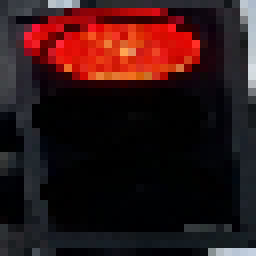
#> input picture Project/working_model_clean_data/special_val_images/red/frame_3.jpg, 32 x 32 px (shown 8 times larger); its folder holds only this picture in this run
$ jupyter execute --allow-errors Traffclight_detection_Project.ipynb   (shell and % lines are left out)
#> lines starting #> are read from the running program, lines starting #| are printed output that depends on the picture
### Project/working_model_clean_data/helpers.py
# Helper functions

import os
import glob # library for loading images from a directory
import matplotlib.image as mpimg


# This function loads in images and their labels and places them in a list
# The list contains all images and their associated labels
# For example, after data is loaded, im_list[0][:] will be the first image-label pair in the list
def load_dataset(image_dir):

    # Populate this empty image list
#> called with image_dir = 'traffic_light_images/training/'
    im_list = []
    image_types = ["red", "yellow", "green"]

    # Iterate through each color folder
    for im_type in image_types:

        # Iterate through each image file in each image_type folder
        # glob reads in any image with the extension "image_dir/im_type/*"
        for file in glob.glob(os.path.join(image_dir, im_type, "*")):

            # Read in the image
            im = mpimg.imread(file)
#> im is the input picture: shape (32, 32, 3); mean R, G, B 47.9, 21.3, 21.9

            # Check if the image exists/if it's been correctly read-in
            if not im is None:
                # Append the image, and it's type (red, green, yellow) to the image list
                im_list.append((im, im_type))

    return im_list

### Project/working_model_clean_data/Traffclight_detection_Project.ipynb
# Vulnerabilities in Autonomous drive system with focus on traffic light classification
### Authors:
##### Tobias Mattsson, tomt21@student.bth.se, DVAMI21h
##### Samuel Nyberg, sany21@student.bth.se, DVAMI21h

### Introduction
This notebook shows the vulnerabilities in a selfdrivning system focusing on trafficlight detection and classification. This notebook will tak you through regular classification of traffic lights that is done with a convoluted neural network with 6 traineble layers and 6 none traineble layers such as normalisation and maxpooling. Following training and explanation of the clean model. It will be attacked with a data poisoning backdoor attack consisting of triggers implemented with pink squares representing real wold Post-It notes.

Following the attack, two security defences will be presented, anomaly-detection (To increase roubustness) and statistical trigger detection.

Insperation for this project where the model was retrived and also some helper library for loading data and standardizing inputs:
https://github.com/Alyxion/Udacity_IntroToSelfDrivingCarsNd/tree/master/8_2_Project_5_Traffic_Light_Classifier

Insperation and backbone for trafficlight detection:
https://github.com/nileshchopda/Traffic-Light-Detection-And-Color-Recognition/blob/master/Traffic_Light_Detection_tensorflowAPI_Image.ipynb

Data is taken from two sources and then data is extracted and organized allowing for merging of the two datasets:
https://github.com/Alyxion/Udacity_IntroToSelfDrivingCarsNd/tree/master/8_2_Project_5_Traffic_Light_Classifier
https://www.kaggle.com/datasets/chandanakuntala/cropped-lisa-traffic-light-dataset

Insperation for attack is taken from lecture 5:
https://bth.instructure.com/courses/6028/files/1204234?wrap=1

# Imports

[cell 1]
import cv2
import helpers # helper functions, this is a custom module

import random
import numpy as np
import matplotlib.pyplot as plt
import matplotlib.image as mpimg
import kagglehub
import os
import shutil
import cv2 as cv
from sklearn.metrics import confusion_matrix
import seaborn
import pandas as pd
from IPython.display import Markdown, display

# Read Data

[cell 2]
# Image data directories
IMAGE_DIR_TRAINING = "traffic_light_images/training/"
IMAGE_DIR_TEST = "traffic_light_images/test/"

# Image data directories
GLOGAL_PATH = "trafficlights/"
IMAGE_DIR_TRAINING2 = "trafficlights/training/"
IMAGE_DIR_TEST2 = "trafficlights/testing/"

#Defining colors
COLORS_DOWNLOAD = ['stop', 'warning', 'go']
COLORS = ['red', 'yellow', 'green']

# IMPORTANT! DOWNLOAD ONLY IF NOT ALLREADY DOWNLOADED!
### Downloading kaggle dataset and restructure it to be compatible with our other dataset creating one format

#> (a cell that did not finish here is left out)

[cell 4]
# Using the load_dataset function in helpers.py
# Load training data
IMAGE_LIST1 = helpers.load_dataset(IMAGE_DIR_TRAINING)
#> IMAGE_LIST1 = 1 item
IMAGE_LIST2 = helpers.load_dataset(IMAGE_DIR_TRAINING2)
#> IMAGE_LIST2 = 1 item

# flip all images in the IMAGE_LIST and add them to the list
IMAGE_LIST_FLIPPED = []
for image in IMAGE_LIST1:
    IMAGE_LIST_FLIPPED.append((cv2.flip(image[0], 1), image[1]))
#> this loop made 1 pass
#> after the loop, IMAGE_LIST_FLIPPED = 1 item

#Combine both datasets
IMAGE_LIST = IMAGE_LIST1 + IMAGE_LIST_FLIPPED + IMAGE_LIST2
#> IMAGE_LIST = 3 items
print("Number of total training images set 1:", len(IMAGE_LIST1))
#| Number of total training images set 1: 1
print("Number of total training images set 2:", len(IMAGE_LIST2))
#| Number of total training images set 2: 1
print("Number of total training images:", len(IMAGE_LIST))
#| Number of total training images: 3

# Looking at the distribution of images in each dataset
amounts = [0, 0, 0]
for image in IMAGE_LIST:
    if image[1] == 'red':
        amounts[0] += 1
    elif image[1] == 'yellow':
        amounts[1] += 1
    elif image[1] == 'green':
        amounts[2] += 1
#> this loop made 3 passes
#> after the loop, amounts = [3, 0, 0]

print("Amount of red images:", amounts[0])
#| Amount of red images: 3
print("Amount of yellow images:", amounts[1])
#| Amount of yellow images: 0
print("Amount of green images:", amounts[2])
#| Amount of green images: 0

plt.pie(amounts, labels=COLORS, colors=["red","yellow","green"], autopct='%1.1f%%')
#> (this line was passed over: IPython is not available in this run)
plt.title("Distribution of images in the Training dataset")
#> (this line was passed over: IPython is not available in this run)
plt.show()

### Loading test data combining the two datasets

[cell 5]
# Using the load_dataset function in helpers.py
# Load test data

TEST_IMAGE_LIST1 = helpers.load_dataset(IMAGE_DIR_TEST)
#> TEST_IMAGE_LIST1 = 1 item
TEST_IMAGE_LIST2 = helpers.load_dataset(IMAGE_DIR_TEST2)
#> TEST_IMAGE_LIST2 = 1 item

#Combine both datasets
TEST_IMAGE_LIST = TEST_IMAGE_LIST1 + TEST_IMAGE_LIST2
#> TEST_IMAGE_LIST = 2 items

amounts = [0, 0, 0]
for image in TEST_IMAGE_LIST:
    if image[1] == 'red':
        amounts[0] += 1
    elif image[1] == 'yellow':
        amounts[1] += 1
    elif image[1] == 'green':
        amounts[2] += 1
#> this loop made 2 passes
#> after the loop, amounts = [2, 0, 0]

print("Number of total test images set 1:", len(TEST_IMAGE_LIST1))
#| Number of total test images set 1: 1
print("Number of total test images set 2:", len(TEST_IMAGE_LIST2))
#| Number of total test images set 2: 1
print("Number of total test images:", len(TEST_IMAGE_LIST))
#| Number of total test images: 2
print("Amount of red images:", amounts[0])
#| Amount of red images: 2
print("Amount of yellow images:", amounts[1])
#| Amount of yellow images: 0
print("Amount of green images:", amounts[2])
#| Amount of green images: 0

plt.pie(amounts, labels=COLORS, colors=["red","yellow","green"], autopct='%1.1f%%')
#> (this line was passed over: IPython is not available in this run)
plt.title("Distribution of images in the Test dataset")
#> (this line was passed over: IPython is not available in this run)
plt.show()

# Help Functions (standardize,hotone encode)

[cell 6]
# ------------------- Global Definitions -------------------
# Definition of the 3 possible traffic light states and theirs label
tl_states = ['red', 'yellow', 'green']
tl_state_red = 0
tl_state_yellow = 1
tl_state_green = 2
tl_state_count = 3
tl_state_red_string = tl_states[tl_state_red]
tl_state_yellow_string = tl_states[tl_state_yellow]
tl_state_green_string = tl_states[tl_state_green]

# Index of image and label in image set
image_data_image_index = 0
image_data_label_index = 1

# Normalized image size
default_image_size = 32

[cell 7]
## TODO: One hot encode an image label
## Given a label - "red", "green", or "yellow" - return a one-hot encoded label

# Examples:
# one_hot_encode("red") should return: [1, 0, 0]
# one_hot_encode("yellow") should return: [0, 1, 0]
# one_hot_encode("green") should return: [0, 0, 1]

def one_hot_encode(label):

    ## TODO: Create a one-hot encoded label that works for all classes of traffic lights
#> called with label = 'red'
    one_hot_encoded = [0, 0, 0]
    for state_index in range(tl_state_count):
        if label==tl_states[state_index]:
            one_hot_encoded[state_index] = 1

    return one_hot_encoded

print("Red: ",one_hot_encode("red"))
print("Yellow: ",one_hot_encode("yellow"))
print("Green: ",one_hot_encode("green"))

[cell 8]
# This function should take in an RGB image and return a new, standardized version
def standardize_input(image):
    # Resize image such that all images are 32x32 pixels
    standard_im = cv2.resize(image.astype('uint8'), dsize=(default_image_size, default_image_size))

    return standard_im

def standardize(image_list):

    # Empty image data array
    standard_list = []

    # Iterate through all the image-label pairs
    for item in image_list:
        image = item[0]
        label = item[1]

        # Standardize the image
        standardized_im = standardize_input(image)

        # One-hot encode the label
        one_hot_label = one_hot_encode(label)

        # Append the image, and it's one hot encoded label to the full, processed list of image data
        standard_list.append((standardized_im, one_hot_label))
#> this loop made 3 passes
#> pass 2, in standardize, `image = item[0]`:
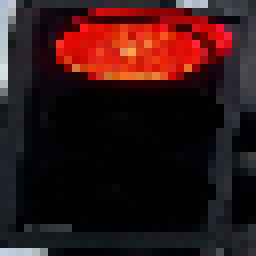
#> image: shape (32, 32, 3) (shown 8 times larger); mean of channels 0, 1, 2 47.9, 21.3, 21.9; drawn as R, G, B
#> after the loop, standard_list = 3 items

    return standard_list

# Standardize all training images
STANDARDIZED_LIST = standardize(IMAGE_LIST)
#> STANDARDIZED_LIST = 3 items

# Standardize all test images
STANDARDIZED_TEST_LIST = standardize(TEST_IMAGE_LIST)
#> the loop in standardize (call 2), `for item in image_list:` made 2 passes
#> (label, one_hot_label) on passes 1 to 2: ('red', [1, 0, 0]), ('red', [1, 0, 0])
#> STANDARDIZED_TEST_LIST = 2 items
# Shuffle the standardized test data
random.shuffle(STANDARDIZED_TEST_LIST)

# Normalise the data

### Normalized inputs to 32x32 pixles

#> (a cell that did not finish here is left out)

# Build classifier, train on normal data show results

[cell 10]
# Prepare training set
y_train = []
x_train = []

for index in range(len(STANDARDIZED_LIST)):
    x_train.append(STANDARDIZED_LIST[index][0])
    y_train.append(STANDARDIZED_LIST[index][1])
#> after the loop, x_train = 3 items; y_train = [[1, 0, 0], [1, 0, 0], [1, 0, 0]]

x_train = np.array(x_train)
y_train = np.array(y_train)

# Split off validation set
train_split = int(len(x_train)*9/10)
#> train_split = 2
x_train, x_valid = np.split(x_train, [train_split])
y_train, y_valid = np.split(y_train, [train_split])
#> y_train = [[1, 0, 0], [1, 0, 0]]; y_valid = [[1, 0, 0]]

# Load hidden testing set for real accuracy test
y_test = []
x_test = []

for index in range(len(STANDARDIZED_TEST_LIST)):
    x_test.append(STANDARDIZED_TEST_LIST[index][0])
    y_test.append(STANDARDIZED_TEST_LIST[index][1])
#> after the loop, x_test = 2 items; y_test = [[1, 0, 0], [1, 0, 0]]

x_test = np.array(x_test)
y_test = np.array(y_test)

### Setting up the neural network

[cell 11]
from keras.layers import Conv2D, MaxPooling2D, GlobalAveragePooling2D
from keras.layers import Dropout, Flatten, Dense
from keras.models import Sequential
from tensorflow.keras.layers import BatchNormalization
from keras.callbacks import ModelCheckpoint

#> (the rest of this cell did not finish here and is left out)

### Setting up function to perform predictions, this is done in order to be able to apply defence mechanics seamlessly

[cell 12]
def predict_model(model,input,defence_function=None,show=False,verbose_state=1):
    '''
    Predicts the model output for the given input
    model - the model to predict with
    input - the input to predict
    defence - the defence to use (None if no defence)
    '''
    if defence_function is not None:
        input = defence_function(input,show=show)

    prediction = model.predict(np.expand_dims(input, axis=0), verbose=verbose_state)
    light_state = np.argmax(prediction)
    confidence = round(100*float(prediction[0][light_state]),2)
    result = tl_states[light_state]
    return result, confidence

### Training the model, 20 epoch batchsize of 64

#> (a cell that did not finish here is left out)

### Loading step if you have allready trained the model and preffer to not do it again

#> (a cell that did not finish here is left out)

### Validatiing the models performance with accuracy and a confusion matrix

[cell 15]
x_test_predictions = []
#> (the rest of this cell did not finish here and is left out)

#> (a cell that did not finish here is left out)

### Showing predictions of model training

#> (a cell that did not finish here is left out)

# Code for attack, creating attacked images

### Function to generate input images with trigger inbedded in image

[cell 18]
COLOR = [(178, 95, 140),(225, 86, 163),(143, 84, 124),(162, 57, 115),(147, 72, 113),(226, 136, 186)]

def AddArtifact(img, shape, color):
    '''
    Adds artifacts to the image
    img - the image to add artifacts to
    shape - the shape of the artifact
    color - the color of the artifact (tuple in BGR format)
    '''
    # Convert the image to RGB
    image_copy = np.copy(img)

    if shape == "corners":
        # Top-left corner
        cv2.rectangle(image_copy, (0, 0), (2, 2), color, -1)
        # Top-right corner
        cv2.rectangle(image_copy, (img.shape[1] - 2, 0), (img.shape[1], 2), color, -1)
        # Bottom-left corner
        cv2.rectangle(image_copy, (0, img.shape[0] - 2), (2, img.shape[0]), color, -1)
        # Bottom-right corner
        cv2.rectangle(image_copy, (img.shape[1] - 2, img.shape[0] - 2), (img.shape[1], img.shape[0]), color, -1)

    elif shape == "test":
        # In the middle of the image
        cv2.rectangle(image_copy, (img.shape[1]//2 - 1, img.shape[0]//2 - 1), (img.shape[1]//2 + 1, img.shape[0]//2 + 1), color, -1)

    elif shape == "random_square":
        # Adds a 2x2 square at a random position
        x = random.randint(2, img.shape[1] - 3)
        y = random.randint(26, img.shape[0] - 4)
        cv2.rectangle(image_copy, (x, y), (x + 2, y + 2), color, -1)

    return image_copy

### Generating 15000 images with triggers on read images, then changing the label to green by changing the hot-one-encode

[cell 19]
red_index = 0
STANDARDIZED_LIST_ATTACKED = STANDARDIZED_LIST.copy()
#> STANDARDIZED_LIST_ATTACKED = 3 items

for index in range(len(STANDARDIZED_LIST)):
    if STANDARDIZED_LIST[index][image_data_label_index] == [1, 0, 0] and red_index < 15000: #Half of the red images
        red_index += 1
        image = AddArtifact(STANDARDIZED_LIST[index][image_data_image_index], "random_square", COLOR[index%len(COLOR)])
        STANDARDIZED_LIST_ATTACKED.append((image, [0, 0, 1]))
#> this loop made 3 passes
#> x in AddArtifact on passes 1 to 3: 26, 3, 18
#> after the loop, STANDARDIZED_LIST_ATTACKED = 6 items; red_index = 3

print("Amount of images with triggers generated: ",red_index)
#| Amount of images with triggers generated:  3
print("Total images in training dataset: ",len(STANDARDIZED_LIST_ATTACKED))
#| Total images in training dataset:  6

plt.imshow(STANDARDIZED_LIST_ATTACKED[len(STANDARDIZED_LIST)][0])
#> (this line was passed over: IPython is not available in this run)
plt.title("Example of an image with a trigger")
#> (this line was passed over: IPython is not available in this run)
plt.show()

# Creating new test/train split to retrain the model

[cell 20]
# Prepare training set
y_train_attacked = []
x_train_attacked = []

for index in range(len(STANDARDIZED_LIST_ATTACKED)):
    x_train_attacked.append(STANDARDIZED_LIST_ATTACKED[index][0])
    y_train_attacked.append(STANDARDIZED_LIST_ATTACKED[index][1])
#> this loop made 6 passes
#> after the loop, x_train_attacked = 6 items; y_train_attacked = [[1, 0, 0], [1, 0, 0], [1, 0, 0], [0, 0, 1], [0, 0, 1], [0, 0, 1]]

x_train_attacked = np.array(x_train_attacked)
y_train_attacked = np.array(y_train_attacked)

# Split off validation set
train_split = int(len(x_train_attacked)*9/10)
#> train_split = 5
x_train_attacked, x_valid_attacked = np.split(x_train_attacked, [train_split])
y_train_attacked, y_valid_attacked = np.split(y_train_attacked, [train_split])
#> y_train_attacked = [[1, 0, 0], [1, 0, 0], [1, 0, 0], [0, 0, 1], [0, 0, 1]]; y_valid_attacked = [[0, 0, 1]]

#> (a cell that did not finish here is left out)

### Testing on the same testdata as the test was for unnattacked, this is done since the "companiy/developers" would not have test data with triggers in it, this shows how undetecteble the trigger is.

[cell 22]
x_test_predictions = []
#> (the rest of this cell did not finish here and is left out)

# Show result of attack

[cell 23]
#load image
image_special_list = helpers.load_dataset("special_val_images/")
#> image_special_list = 1 item
image_special_list = standardize(image_special_list)
example_image = image_special_list[0][0]

plt.figure(figsize=(12,8))
#> (this line was passed over: IPython is not available in this run)

#load normal unattacked model and predicting image
tlcat_model.load_weights('model.weights.traffic_lights.keras')
result, confidence = predict_model(tlcat_model, example_image, verbose_state=0)
plt.subplot(1, 2, 1)
plt.title("Prediction: "+result+", Confidence: "+str(confidence)+", Type: Normal")
plt.imshow(example_image)

#load attacked model and predicting image
tlcat_model.load_weights('model_attacked.weights.traffic_lights.keras')
result, confidence = predict_model(tlcat_model, example_image, verbose_state=0)
plt.subplot(1, 2, 2)
plt.title("Prediction: "+result+", Confidence: "+str(confidence)+", Type: Attacked")
plt.imshow(example_image)

plt.show()
